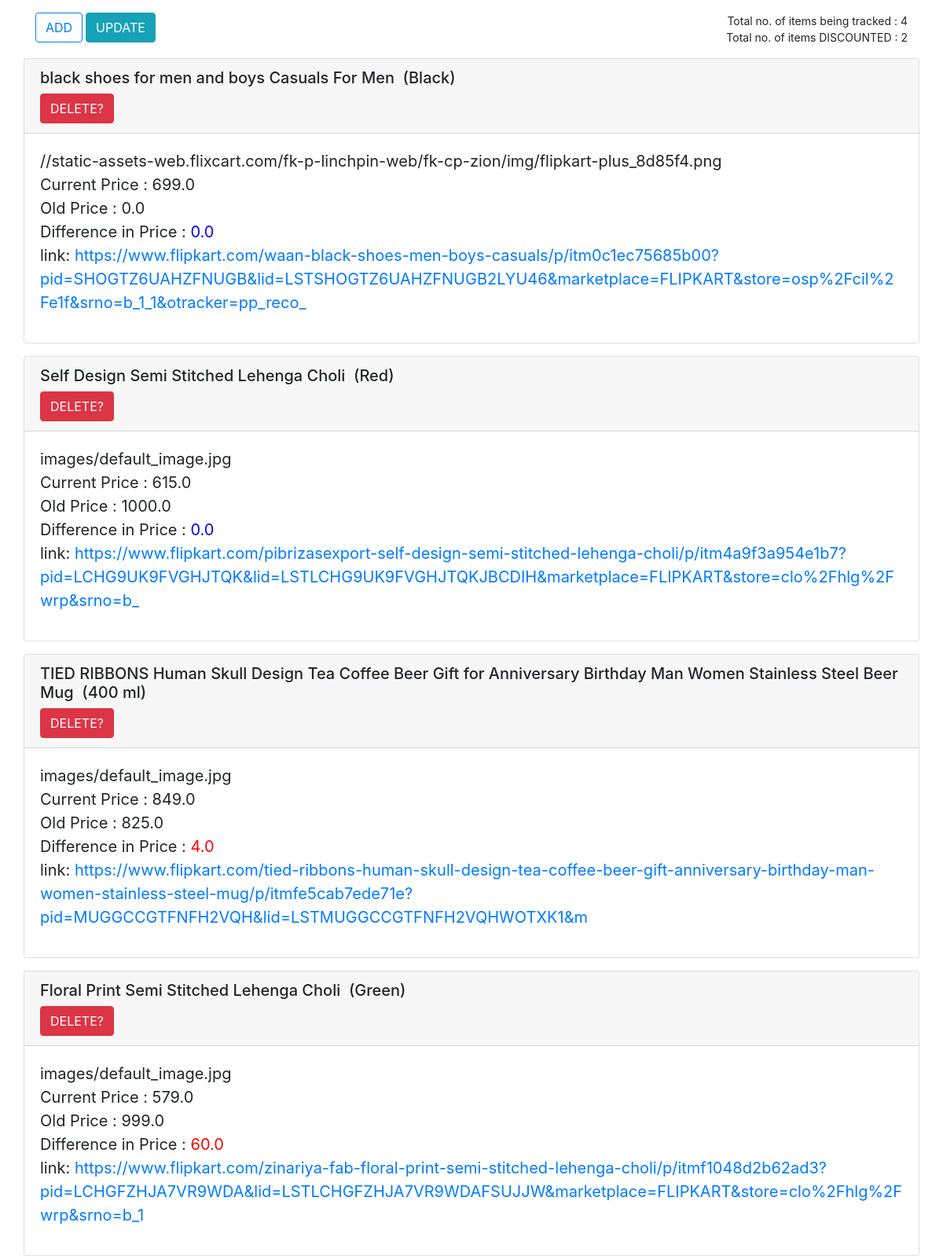
The page / on the database its author committed.
### links/models.py (models this page shows, shortened)
class Link(models.Model):
    name = models.CharField(max_length=220,blank=True)
    url = models.URLField()
    current_price = models.FloatField(blank=True)
    old_price = models.FloatField(default=0)
    image = models.ImageField(upload_to='images/',default='images/default_image.jpg')
    price_difference = models.FloatField(default=0)
    updated = models.DateTimeField(auto_now = True)
    created =models.DateTimeField(auto_now = True)
    class Meta:
        ordering = ('price_difference','-created')

### links/views.py (the view, shortened to what this page needs)
# urls.py: path('',home_view,name='home-view'),
def home_view(request):
    no_discounted = 0
    error = None
    form = AddLinkForm(request.POST or None)
    form = AddLinkForm()
    qs = Link.objects.all()
    items_no = qs.count()
    if items_no >0:
        discount_list = []
        for item in qs:
            if item.old_price > item.current_price:
                discount_list.append(item)
            no_discounted = len(discount_list)
    context = {
        'qs':qs,
        'items_no':items_no,
        'no_discounted':no_discounted,
        'form':form,
        'error':error,
    }
    return render(request,'links/main.html',context)

### links/templatetags/colorize.py (called while the page is built)
@register.filter
def colorize(val):
    mark = str(val)[:1]
    if mark == "-":
        html_string = f"<span style='color:green'>{val}</span>"
    elif mark == '0':
        html_string = f"<span style='color:blue'>{val}</span>"
    else:
        html_string = f"<span style='color:red'>{val}</span>"
    return mark_safe(html_string)

### links/templates/links/main.html (shortened to what this page needs)
{%extends "base.html"%}
{% load crispy_forms_tags%}
{% load  colorize %}
{%block content%}
<div class="row">
    <div class="col text-left">
        <button class="btn btn-outline-primary" data-toggle="modal" data-target="#AddItemModal">ADD</button>
        <a href='{% url 'update-prices' %}'><button class="btn btn-info">UPDATE</button></a>
    </div>
    <div class="col" style="text-align:right">
        <div>Total no. of items being tracked : {{items_no}}</div>
        <div>Total no. of items DISCOUNTED : {{no_discounted}}</div>
    </div>
    {% if qs %}
    {% for item in qs %}
    <div class="card mt-3">
        <div class="card-header">
            <h5>{{item.name}}</h5>
            <a href="{% url 'delete-view' item.pk %}"><button class="btn btn-danger">DELETE?</button></a>
          </div>
        <div class="card-body">
          <div class="blockquote">
            <div>{{item.image}}</div>
            <div>Current Price : {{item.current_price}}</div>
            <div>Old Price : {{item.old_price}}</div>
            <div>Difference in Price : {{item.price_difference|colorize}}</div>
            <div>link: <a href="{{item.url}}">{{item.url}}</a></div>
          </div>
        </div>
      </div>
    {% endfor %}
    {%else%}
    <h3> No items being tracked ... </h3>
    {%endif%}
{%endblock content%}

### templates/base.html (shortened to what this page needs)
<!doctype html>
<html lang="en">
  <head>
    <link rel="stylesheet" href="https://cdn.jsdelivr.net/npm/bootstrap@4.4.1/dist/css/bootstrap.min.css">
  </head>
  <body>
    <div class="container mt-3" style="font-size:14px">
        {%block content%}
        {% endblock content%}
    </div>
  </body>
</html>

### rows shown on the page
Link: name "black shoes for men and boys Casuals For Men (Black)", image "//static-assets-web.flixcart.com/fk-p-linchpin-web/fk-cp-zion/img/flipkart-plus_8d85f4.png", current_price "699.0", old_price "0.0", price_difference|colorize "0.0", url "https://www.flipkart.com/waan-black-shoes-men-boys-casuals/p/itm0c1ec75685b00?pid=SHOGTZ6UAHZFNUGB&lid=LSTSHOGTZ6UAHZFNUGB2LYU46&marketplace=FLIPKART&store=osp%2Fcil%2Fe1f&srno=b_1_1&otracker=pp_reco_"
Link: name "Self Design Semi Stitched Lehenga Choli (Red)", image "images/default_image.jpg", current_price "615.0", old_price "1000.0", price_difference|colorize "0.0", url "https://www.flipkart.com/pibrizasexport-self-design-semi-stitched-lehenga-choli/p/itm4a9f3a954e1b7?pid=LCHG9UK9FVGHJTQK&lid=LSTLCHG9UK9FVGHJTQKJBCDIH&marketplace=FLIPKART&store=clo%2Fhlg%2Fwrp&srno=b_"
Link: name "TIED RIBBONS Human Skull Design Tea Coffee Beer Gift for Anniversary Birthday Man Women Stainless Steel Beer Mug (400 ml)", image "images/default_image.jpg", current_price "849.0", old_price "825.0", price_difference|colorize "4.0", url "https://www.flipkart.com/tied-ribbons-human-skull-design-tea-coffee-beer-gift-anniversary-birthday-man-women-stainless-steel-mug/p/itmfe5cab7ede71e?pid=MUGGCCGTFNFH2VQH&lid=LSTMUGGCCGTFNFH2VQHWOTXK1&m"
Link: name "Floral Print Semi Stitched Lehenga Choli (Green)", image "images/default_image.jpg", current_price "579.0", old_price "999.0", price_difference|colorize "60.0", url "https://www.flipkart.com/zinariya-fab-floral-print-semi-stitched-lehenga-choli/p/itmf1048d2b62ad3?pid=LCHGFZHJA7VR9WDA&lid=LSTLCHGFZHJA7VR9WDAFSUJJW&marketplace=FLIPKART&store=clo%2Fhlg%2Fwrp&srno=b_1"

### other values the page prints
{{ items_no }} "4"
{{ no_discounted }} "2"
